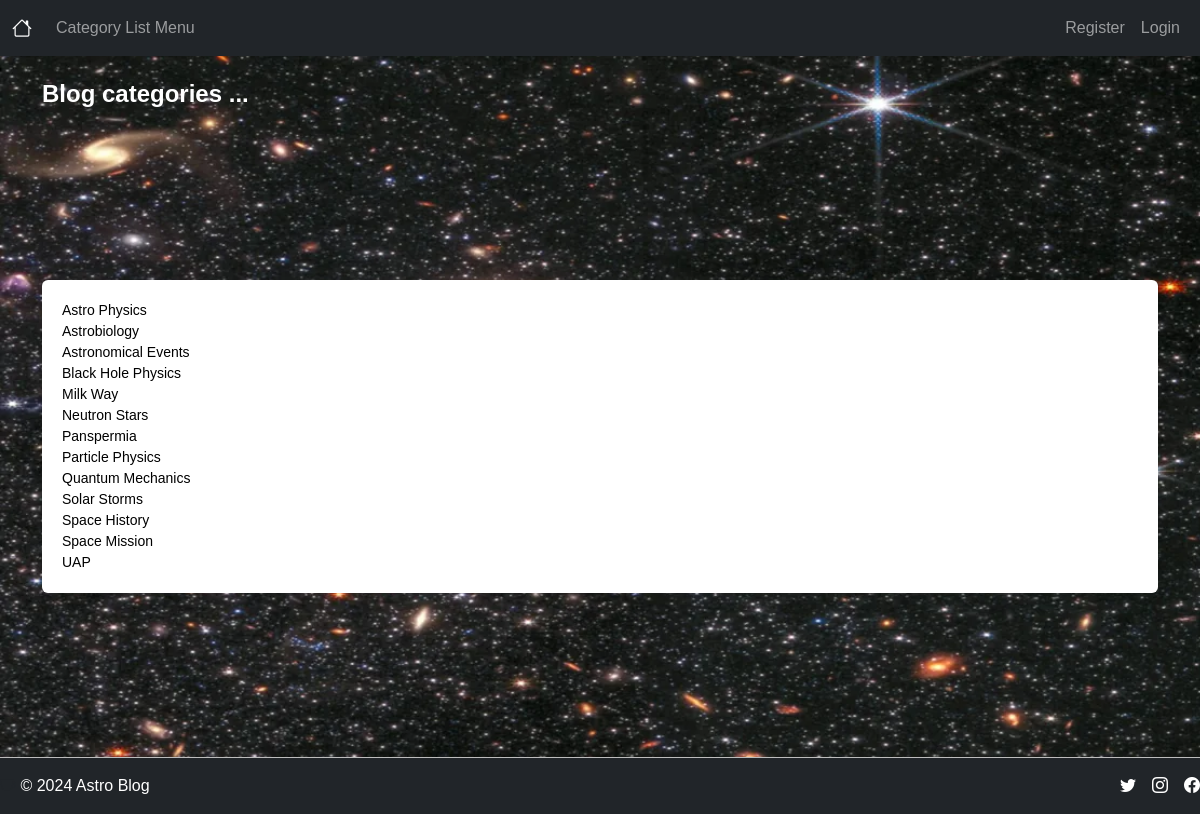
The page /category_list/ on the database its author committed.
### blogger/models.py (models this page shows, shortened)
class Category(models.Model):
     name = models.CharField(max_length=200)
     category_discription = models.TextField(blank=True, null=True)
     class Meta:
         ordering = ('name',)
         verbose_name_plural = 'Categories'
     def __str__(self):
         return self.name

### blogger/views.py (the view)
# urls.py: path('category_list/', CategoryListView, name='category-list'),
def CategoryListView(request):
    cat_menu_list = Category.objects.all()
    return render(request, 'category_list.html', {'cat_menu_list':cat_menu_list})

### blogger/templates/category_list.html (shortened to what this page needs)
{% extends 'base.html' %}
{% block content %}
<h4>Blog categories ... </h4>
<div class="full-height">
    <div class="d-flex justify-content-center steps--background-white rounded">
        <div class="container-sub">
            {% for item in cat_menu_list %}
            <small>
                <a class="dropdown-item" href="{% url 'category' item|slugify %}">
                    {{ item }}
                </a>
            </small>
            {% endfor %}
        </div>
    </div>
</div>
{% endblock %}

### static/css/styles.css (style rules this page uses)
:root { --primary-color: #ffffff; --attrib-color: #3987a6; --primary-color-highlight: #bdbdbd; --bs-body-bg: #9e9e9e4e; --bs-body-font-family: 'Montserrat', sans-serif; --accent-color: #9e9e9e; --border-color: #000000; --main-text-color: #ffffff; }
html { scroll-behavior: smooth; }
h4 { font-weight: bolder; }
body { font-family: 'Montserrat', Arial, sans-serif; text-align: left; background-color: black; background-size: cover; color: hsl(0, 0%, 100%); background-image: url("../images/background.webp"); }
.full-height { height: 80vh; display: flex; flex-direction: column; justify-content: center; }
.container-sub { width: 100%; padding: 1.25rem 1.25rem; margin: 0 auto; }
.steps--background-white { background-color: white; color: black; }

### rows shown on the page
Category: name "Astro Physics"
Category: name "Astrobiology"
Category: name "Astronomical Events"
Category: name "Black Hole Physics"
Category: name "Milk Way"
Category: name "Neutron Stars"
Category: name "Panspermia"
Category: name "Particle Physics"
Category: name "Quantum Mechanics"
Category: name "Solar Storms"
Category: name "Space History"
Category: name "Space Mission"
Category: name "UAP"
